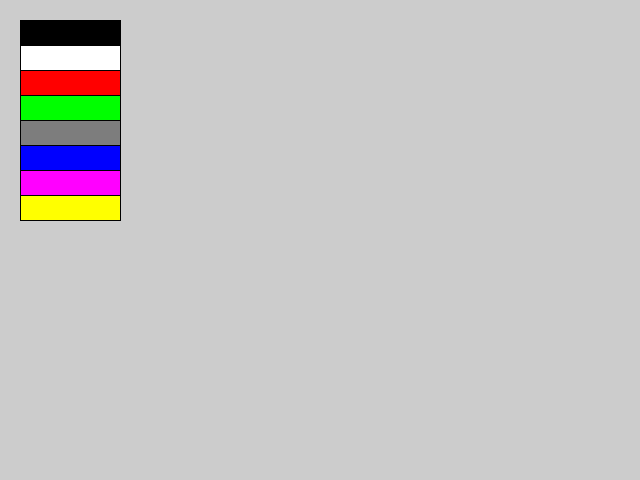
Frame 1 (no input)
Frame 60 (the mouse pressed at the canvas centre just before this capture): identical to frame 1, image omitted
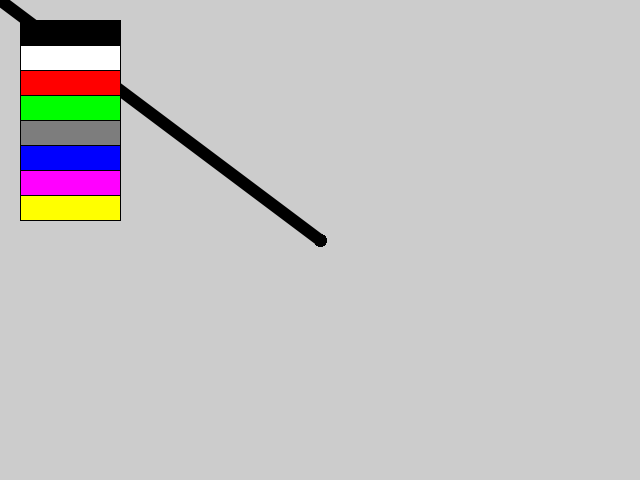
Frame 120 (the mouse held since frame 60 and released just before this capture)

The Processing sketch that drew these frames (run headless with seeded random() and noise(); from frame 60 on, the mouse is pressed at the canvas centre):

// Processing sketch: photoshop
// ── photoshop.pde


int paletteX = 20, 
  paletteY = 20, 
  paletteW = 100, 
  paletteH = 200;

void setup() {
  size(640, 480); 

  dessinePalette(paletteX, paletteY, paletteW, paletteH);
}

float epaisseur = 12;
int[] a = new int[6];

color couleurCourante;

color[] palette = {
  color(0), 
  color(255), 
  color(255, 0, 0), 
  color(0, 255, 0), 
  color(125), 
  color(0, 0, 255), 
  color(255, 0, 255), 
  color(255, 255, 0), 
};



void draw() {
  if (mousePressed) {
    strokeWeight(epaisseur);
    stroke(couleurCourante);
    line(pmouseX, pmouseY, mouseX, mouseY);
    dessinePalette(paletteX, paletteY, paletteW, paletteH);
  }
}


void mouseWheel(MouseEvent event) {
  float e = event.getCount();
  if (e == -1) {
    epaisseur++;
  } else if (e == 1 && epaisseur > 1) {
    epaisseur--;
  }
}

void mouseClicked() {
  // a-t-on cliqué dans la palette ?
  if (mouseX > paletteX && mouseX < (paletteX + paletteW) && mouseY > paletteY && mouseY < (paletteY + paletteH)) {
    // quelle hauteur depuis le haut de la palette ?
    int y = mouseY - paletteY;
    int hauteurCouleur = paletteH / palette.length;
    int carreClique = y / hauteurCouleur;

    if (carreClique >= palette.length)
      carreClique = palette.length - 1;  

    couleurCourante = palette[carreClique];

  }
}

/**
 * Ceci dessine une palette ...
 * ...
 */
void dessinePalette(int x, int y, int w, int h) {
  strokeWeight(1);
  stroke(0);
  for (int i=0; i<palette.length; i++) {
    fill(palette[i]);
    rect(x, y + i*h/palette.length, w, h/palette.length);
  }
}
